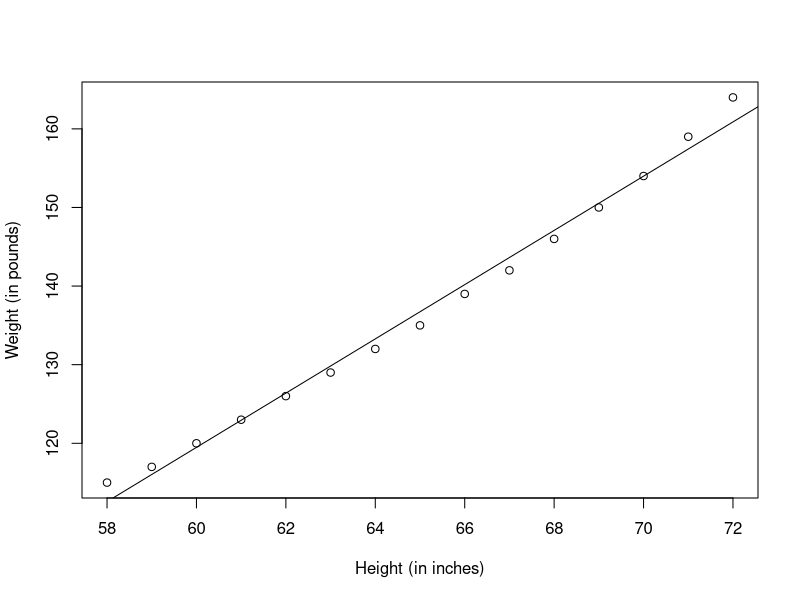
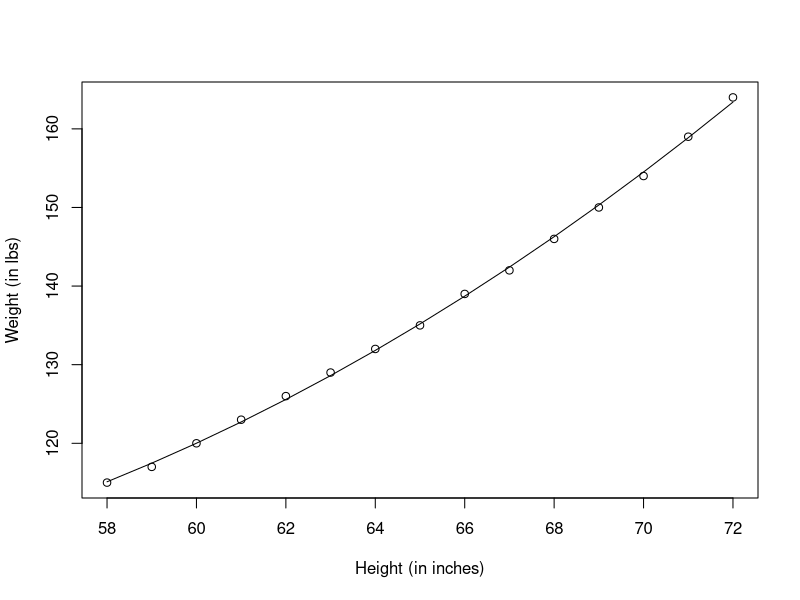
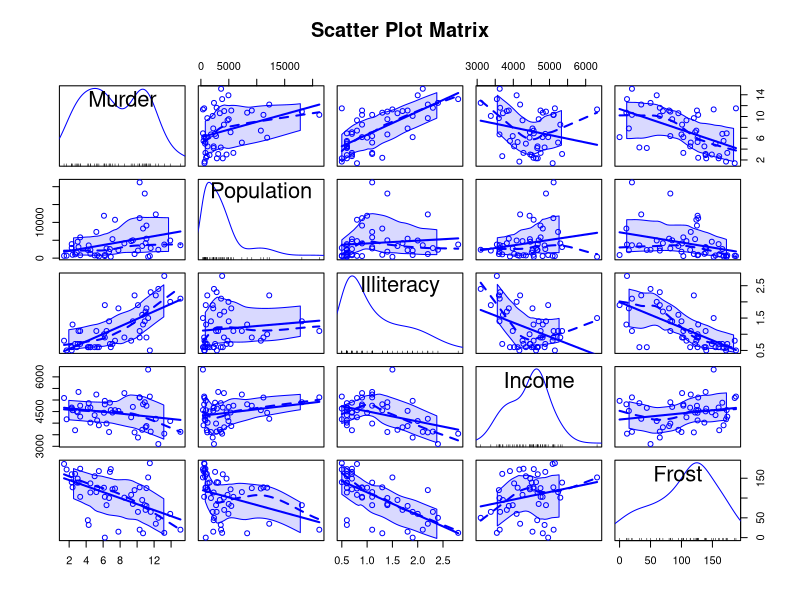

Source code (R) for these figures, in order:

#简单线性回归
fit <- lm(weight ~ height, data=women)
summary(fit)

women$weight
fitted(fit)

plot(women$height,women$weight,
     xlab="Height (in inches)",
     ylab="Weight (in pounds)")

abline(fit)

#多项式回归
fit2 <- lm(weight ~ height + I(height^2), data=women)

plot(women$height,women$weight,
     xlab="Height (in inches)",
     ylab="Weight (in lbs)")

lines(women$height,fitted(fit2))



#多元线性回归
states <- as.data.frame(state.x77[,c("Murder", "Population",
                                     "Illiteracy", "Income", "Frost")])

cor(states)

library(car)

scatterplotMatrix(states, spread=FALSE, smoother.args=list(lty=2),
                  main="Scatter Plot Matrix")


fit <- lm(Murder ~ Population + Illiteracy + Income + Frost,
          data=states)
summary(fit)
# 例如本例中，文盲率的回归系数为4.14，表示控制人口、收
# 入和温度不变时，文盲率上升1%，谋杀率将会上升4.14%
# 相反，Frost的系数没有显著不为0（p=0.954），表明当控制其他变量不变时，Frost与Murder
# 不呈线性相关。总体来看，所有的预测变量解释了各州谋杀率57%的方差。
# Coefficients:
#   Estimate Std. Error t value Pr(>|t|)    
# (Intercept) 1.235e+00  3.866e+00   0.319   0.7510    
# Population  2.237e-04  9.052e-05   2.471   0.0173 *  
#   Illiteracy  4.143e+00  8.744e-01   4.738 2.19e-05 ***
#   Income      6.442e-05  6.837e-04   0.094   0.9253    
# Frost       5.813e-04  1.005e-02   0.058   0.9541  


